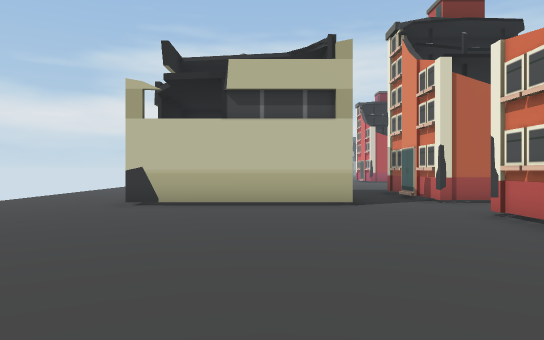
View 1 (above)

24 first-person views from a walk through a scene from a Unity 3-D project. The camera is 1.5 m above the floor, looks level and sees 70° across. The floor is counted in squares, 2 m on a side. Each view is taken from the middle of a square. On the plan, view 1 faces up. The plan holds only what a view shows up to about 12 squares ahead; the rest is blank. The place goes on beyond the plan. The player character is not drawn. Some animated figures are not drawn. Some surface patterns are stand-ins.

View 2
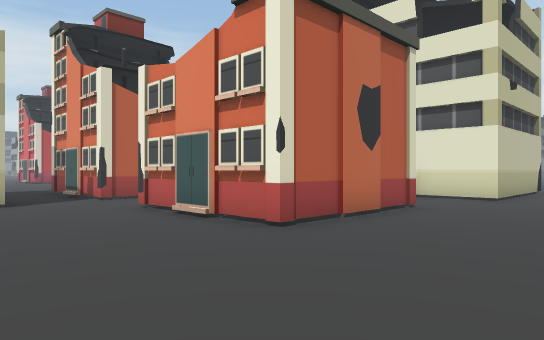

View 3
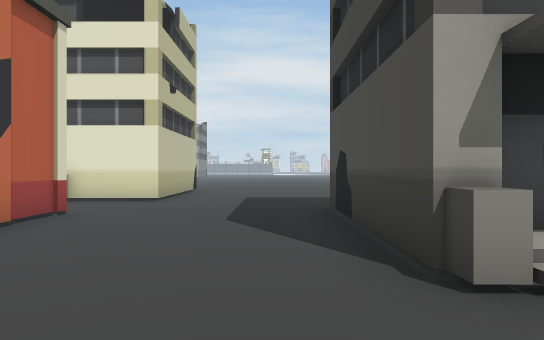

View 4
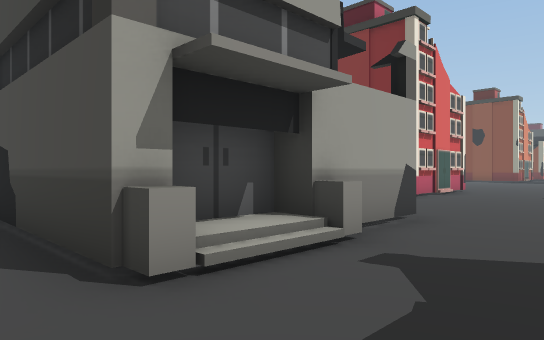

View 5
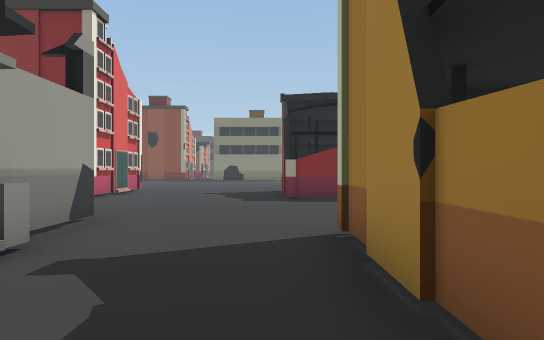

View 6
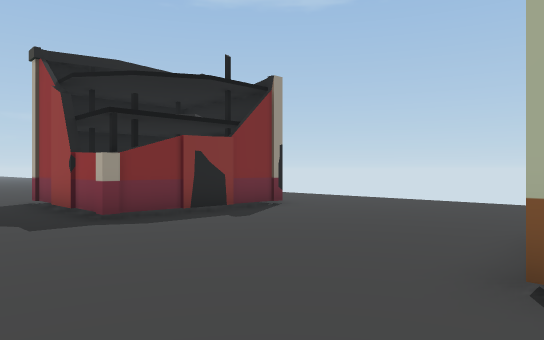

View 7
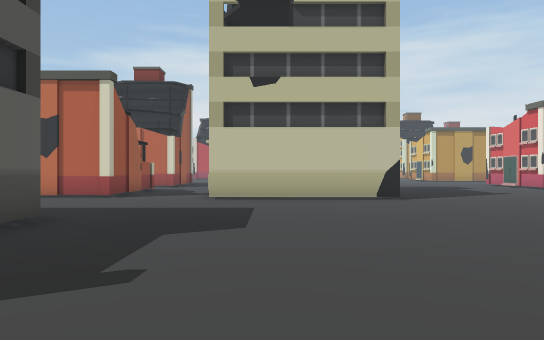

View 8
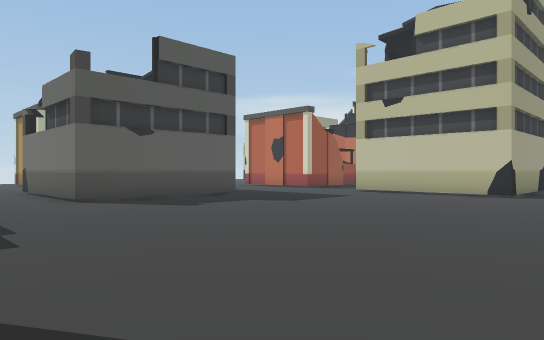

View 9
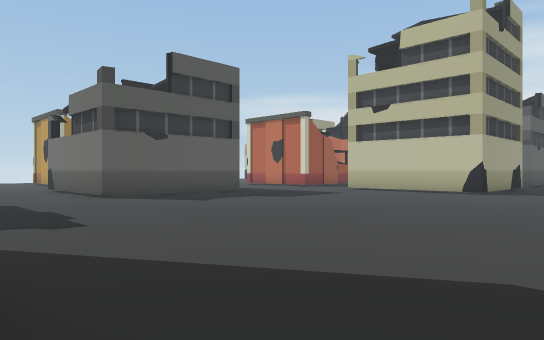

View 10
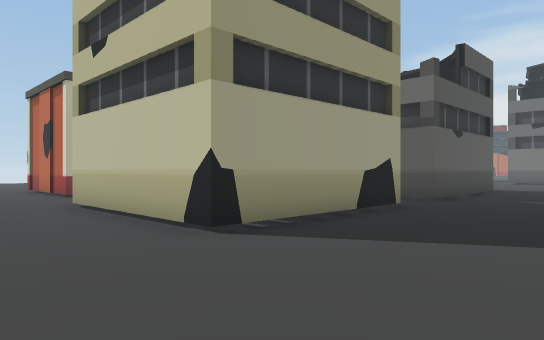

View 11
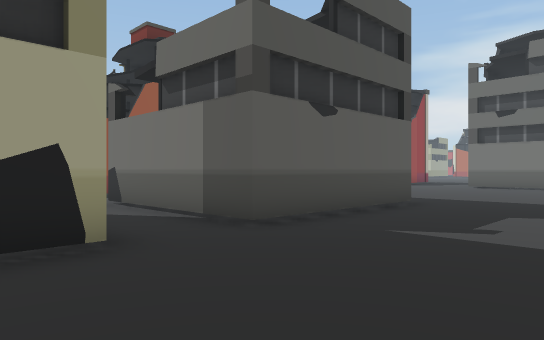

View 12
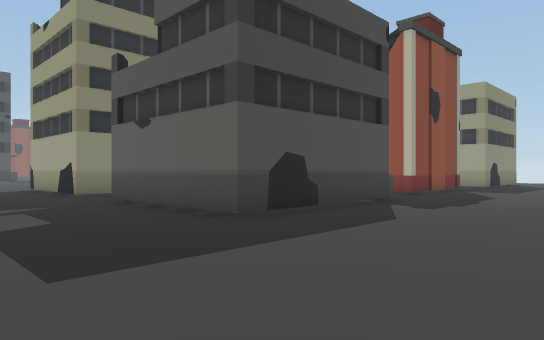

View 13
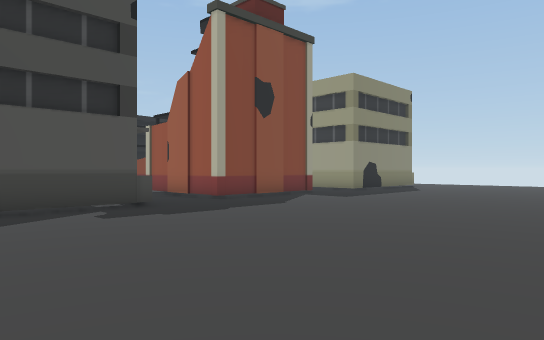

View 14
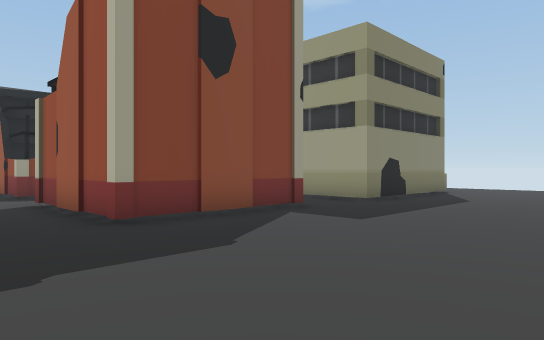

View 15
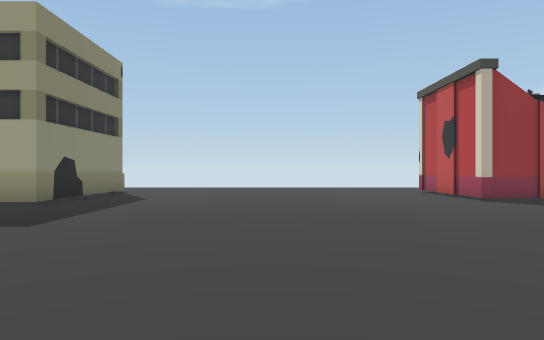

View 16
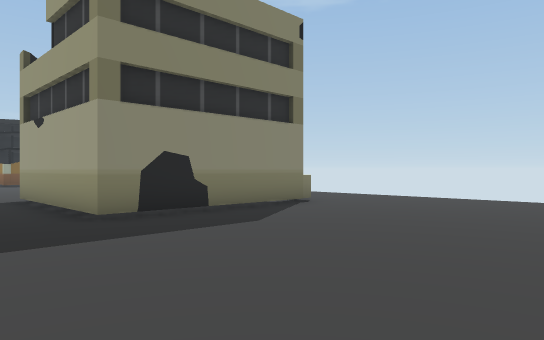

View 17
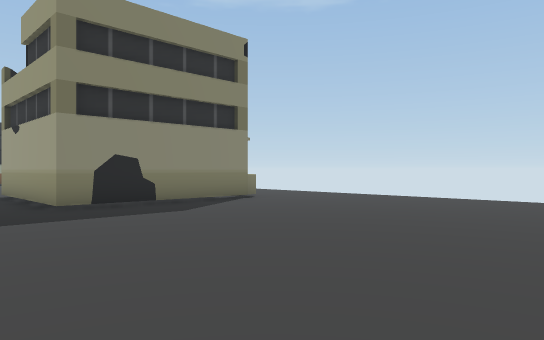

View 18
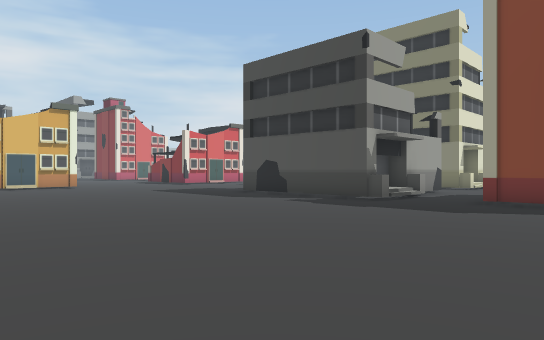

View 19
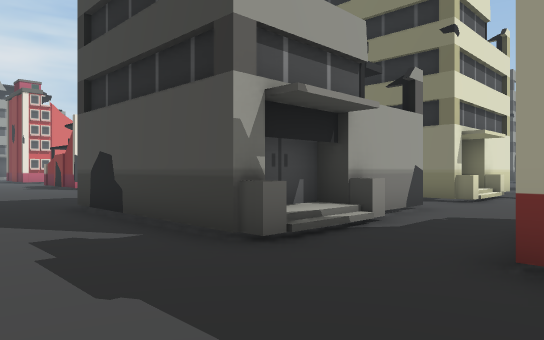

View 20
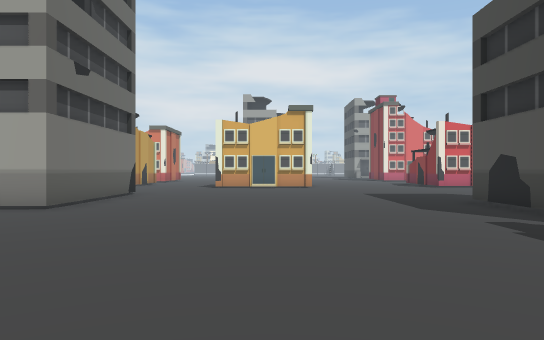

View 21
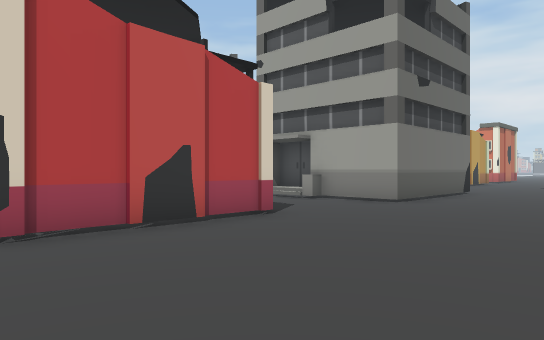

View 22
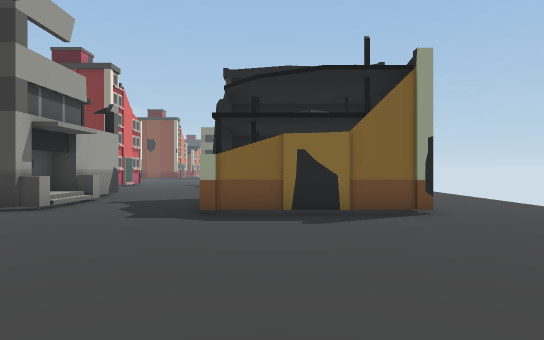

View 23
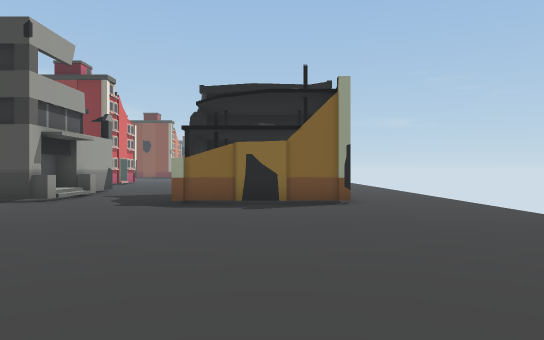

View 24
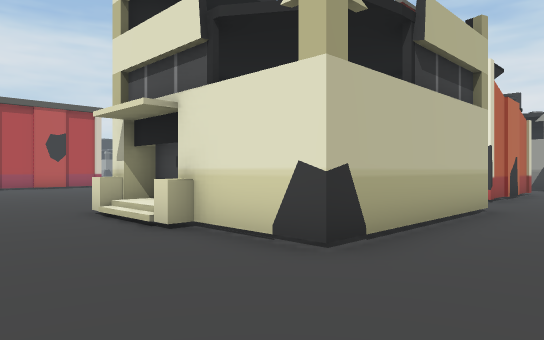

### Floor plan
Points are (right, up) in squares from view 1. A wall is a line through its corners. A room is listed if a view was taken in it or the views show most of it. See-through windows are left out.
Room 1 (views 1, 2, 3, 4, 5, 6, 7, 8, 9, 10, 11, 12, 13, 14, 15, 16, 17, 18, 19, 20, 21, 22, 23, 24)
walls: (7.7, 5.9) (7.7, 2.9); (7.1, 6.5) (7.6, 6.5); (10, 4.3) (11, 4.3); (7.6, 2.6) (3.7, 2.6) (3.7, 6.5); (10, 6.5) (11.2, 6.5); (10.4, 6) (10.4, 6.5); (3.9, 9.1) (3.9, 12.1); (9.9, 10.6) (9.9, 11.5); (14.1, 6.5) (15.2, 6.5) (15.2, 1.8) (10.4, 1.8) (10.4, 4.4); (9.9, 11.1) (10.9, 11.1) (10.9, 12.4); (9.9, 12.5) (9.9, 13.3) (15.2, 13.3) (15.2, 8.6) (10.4, 8.6) (10.4, 11.1); (10.4, 12.8) (10.4, 13.4); (3.7, -2.6) (3.7, -2.1); (3.7, 12.7) (7.7, 12.7) (7.7, 8.8) (3.7, 8.8) (3.7, 12.2); (3.3, -2.6) (3.3, -2.1) (8.5, -2.1) (8.5, -6.9) (4.1, -6.9); (0.1, -2.1) (0.1, -5.6); (3.3, -4.8) (3.3, -4.3) (4.3, -4.3) (4.3, -2.9); (-2.5, 11.6) (-2.5, 12.5) (-3.5, 12.5); (3.7, -7) (3.7, -4.2); (-3.1, 12.5) (-3.1, 13); (-3.8, -1.6) (0.2, -1.6); (-3.5, 13) (1.7, 13) (1.7, 8.2) (-3.1, 8.2) (-3.1, 10.9); (9.8, 22.8) (5.8, 22.8); (5.8, -13.2) (5.8, -11.4); (-3.4, -11.1) (0.6, -11.1) (0.6, -14.5); (18, 22.2) (13.3, 22.2) (13.3, 23.5); (0.6, 23.5) (0.6, 23) (-1.9, 23)
low walls: (3.5, 3.9) (3.5, 5)

Where each view was taken, in squares from view 1:
view 1: 0 up, 0 right, facing up
view 2: 1 down, 0 right, facing up-right
view 3: 1 down, 1 right, facing right
view 4: 1 down, 1 right, facing down-right
view 5: 1 down, 1 right, facing down
view 6: 5 down, 3 right, facing down-left
view 7: 8 down, 12 right, facing up
view 8: 10 down, 18 right, facing up-left
view 9: 11 down, 19 right, facing up-left
view 10: 1 down, 19 right, facing up-left
view 11: 5 up, 19 right, facing up-left
view 12: 18 up, 19 right, facing down-left
view 13: 21 up, 14 right, facing down-left
view 14: 18 up, 10 right, facing down-left
view 15: 18 up, 10 right, facing left
view 16: 19 up, 4 right, facing down-left
view 17: 21 up, 4 right, facing down-left
view 18: 22 up, 5 right, facing down-right
view 19: 16 up, 7 right, facing down-right
view 20: 18 up, 6 right, facing right
view 21: 18 up, 5 right, facing up-right
view 22: 5 up, 1 left, facing down
view 23: 7 up, 2 left, facing down
view 24: 6 up, 6 left, facing up-right
